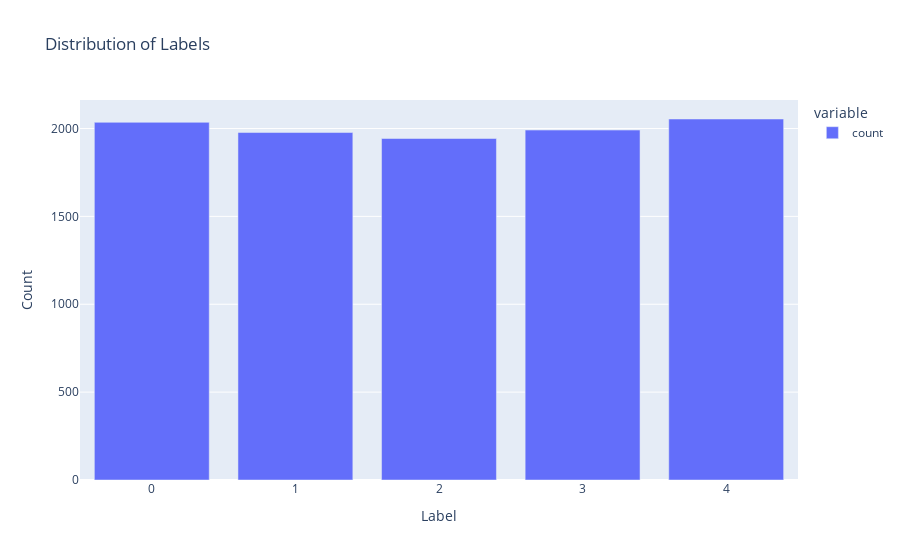

Here is the notebook cell this chart was saved with:
### Code cell
# Distribution of labels
logger.info("Distribution of labels in the training dataset:")
train_df['label'].value_counts().sort_index()

### Figure 1 — Plotly figure (JSON) as saved in the notebook; plotly's stock layout.template omitted (floating-point values rounded to 4 significant figures)
{"data": [{"alignmentgroup": "True", "hovertemplate": "variable=count<br>label=%{x}<br>value=%{y}<extra></extra>", "legendgroup": "count", "marker": {"color": "#636efa", "pattern": {"shape": ""}}, "name": "count", "offsetgroup": "count", "orientation": "v", "showlegend": true, "textposition": "auto", "type": "bar", "x": [0, 1, 2, 3, 4], "xaxis": "x", "y": [2035, 1977, 1943, 1991, 2054], "yaxis": "y"}], "layout": {"barmode": "relative", "legend": {"title": {"text": "variable"}, "tracegroupgap": 0}, "title": {"text": "Distribution of Labels"}, "xaxis": {"anchor": "y", "domain": [0, 1], "tickmode": "linear", "title": {"text": "Label"}}, "yaxis": {"anchor": "x", "domain": [0, 1], "title": {"text": "Count"}}}}
